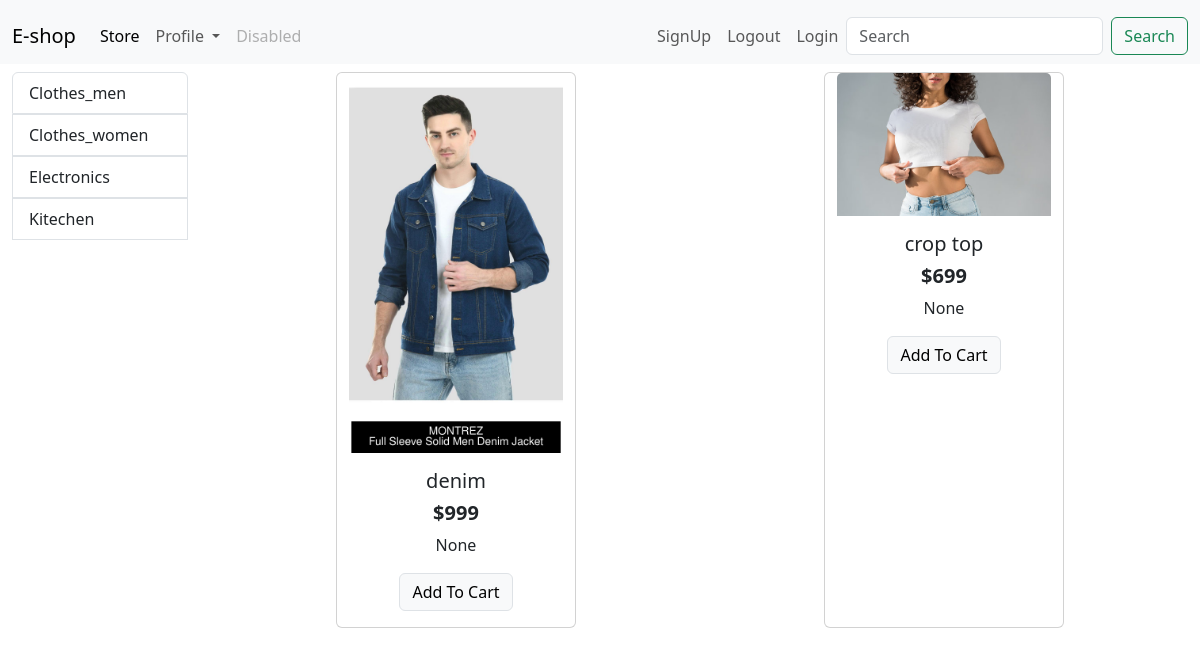
Screenshot of /store/category/2 with the database file from the repository.
### store/models.py (models this page shows, shortened)
class  Category(models.Model):
    name = models.CharField(max_length=20)
    @staticmethod
    def getall_category():
        return Category.objects.all()

class  Product(models.Model):
    name = models.CharField(max_length=50)
    price = models.IntegerField(default=0)
    category = models.ForeignKey(Category, on_delete=models.CASCADE,default=1)
    description = models.CharField(max_length=200,null=True, blank=True,default = '')
    image = models.ImageField(upload_to= 'product_image/')

### store/views.py (the view, shortened to what this page needs)
# urls.py: path('category/<int:category_id>', CategoryById.as_view(), name='get_product_by_category'),
class CategoryById(APIView):
    permission_classes = (AllowAny,)
    def get(self, request, category_id):
        cat_by_pro = Product.objects.filter(category = category_id)
        Categorys = Category.getall_category()
        data = {}
        data['products'] = cat_by_pro
        data['Categorys'] = Categorys
        return render(request, 'index.html', data)

### store/templates/index.html (shortened to what this page needs)
{% extends 'header.html' %}
{% block content %}
<div class="contaniner-fluid mt-2">
    <div class="row mx-auto">
        <div class="col-lg-2 ">
            <div class="list-group">
                {% for category in Categorys %}
                <a href="{% url 'get_product_by_category' category.id %}" class="list-group-item list-group-item-action">{{category.name}}</a>
                {% endfor %}
            </div>
        </div>
        <div id="product" class = "col-lg-10">
            <div class="row mx-auto">
                {% for product in products %}
                <div class="card mx-auto mb-4 text-center" style="width: 15rem;">
                    <img src="{{product.image.url}}" class="card-img-top " alt="...">
                    <div class="card-body ">
                        <h5 class="card-title">{{product.name}}</h5>
                        <h5 class="card-title"><b>${{product.price}}</b></h5>
                        <p class="card-text">{{product.description}}</p>
                        <a href="#" class="btn btn-light border btn-sn">Add To Cart</a>
                    </div>
                </div>
                {% endfor %}
            </div>
        </div>
    </div>
</div>
{% endblock %}

### rows the page displays
Category: name "Clothes_men"
Category: name "Clothes_women"
Category: name "Electronics"
Category: name "Kitechen"
Product: image (picture), name "denim", price "999", description "None"
Product: image (picture), name "crop top", price "699", description "None"
